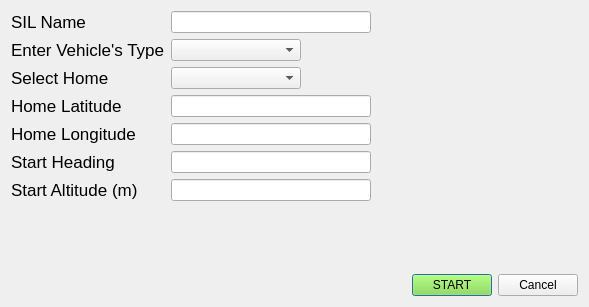
<?xml version="1.0" encoding="UTF-8"?>
<ui version="4.0">
 <class>Dialog</class>
 <widget class="QDialog" name="Dialog">
  <property name="geometry">
   <rect>
    <x>0</x>
    <y>0</y>
    <width>589</width>
    <height>307</height>
   </rect>
  </property>
  <property name="windowTitle">
   <string>Dialog</string>
  </property>
  <layout class="QVBoxLayout" name="verticalLayout">
   <item>
    <layout class="QFormLayout" name="formLayout">
     <property name="fieldGrowthPolicy">
      <enum>QFormLayout::ExpandingFieldsGrow</enum>
     </property>
     <property name="rowWrapPolicy">
      <enum>QFormLayout::WrapLongRows</enum>
     </property>
     <item row="1" column="0">
      <widget class="QLabel" name="label_nameinput">
       <property name="font">
        <font>
         <pointsize>13</pointsize>
        </font>
       </property>
       <property name="text">
        <string>Enter Vehicle's Type</string>
       </property>
      </widget>
     </item>
     <item row="1" column="1">
      <widget class="QComboBox" name="comboBox_type">
       <property name="minimumSize">
        <size>
         <width>130</width>
         <height>0</height>
        </size>
       </property>
      </widget>
     </item>
     <item row="2" column="0">
      <widget class="QLabel" name="label_select_home">
       <property name="font">
        <font>
         <pointsize>13</pointsize>
        </font>
       </property>
       <property name="text">
        <string>Select Home</string>
       </property>
      </widget>
     </item>
     <item row="2" column="1">
      <widget class="QComboBox" name="comboBox_select_home">
       <property name="minimumSize">
        <size>
         <width>130</width>
         <height>0</height>
        </size>
       </property>
      </widget>
     </item>
     <item row="3" column="0">
      <widget class="QLabel" name="label_home_lat">
       <property name="font">
        <font>
         <pointsize>13</pointsize>
        </font>
       </property>
       <property name="text">
        <string>Home Latitude</string>
       </property>
      </widget>
     </item>
     <item row="3" column="1">
      <widget class="QLineEdit" name="lineEdit_home_lat">
       <property name="maximumSize">
        <size>
         <width>200</width>
         <height>16777215</height>
        </size>
       </property>
      </widget>
     </item>
     <item row="4" column="0">
      <widget class="QLabel" name="label_home_lon">
       <property name="font">
        <font>
         <pointsize>13</pointsize>
        </font>
       </property>
       <property name="text">
        <string>Home Longitude</string>
       </property>
      </widget>
     </item>
     <item row="4" column="1">
      <widget class="QLineEdit" name="lineEdit_home_lon">
       <property name="maximumSize">
        <size>
         <width>200</width>
         <height>16777215</height>
        </size>
       </property>
      </widget>
     </item>
     <item row="5" column="0">
      <widget class="QLabel" name="label_start_heading">
       <property name="font">
        <font>
         <pointsize>13</pointsize>
        </font>
       </property>
       <property name="text">
        <string>Start Heading</string>
       </property>
      </widget>
     </item>
     <item row="5" column="1">
      <widget class="QLineEdit" name="lineEdit_start_heading">
       <property name="maximumSize">
        <size>
         <width>200</width>
         <height>16777215</height>
        </size>
       </property>
      </widget>
     </item>
     <item row="6" column="0">
      <widget class="QLabel" name="label_start_altitude">
       <property name="font">
        <font>
         <pointsize>13</pointsize>
        </font>
       </property>
       <property name="text">
        <string>Start Altitude (m)</string>
       </property>
      </widget>
     </item>
     <item row="6" column="1">
      <widget class="QLineEdit" name="lineEdit_start_altitude">
       <property name="maximumSize">
        <size>
         <width>200</width>
         <height>16777215</height>
        </size>
       </property>
      </widget>
     </item>
     <item row="0" column="0">
      <widget class="QLabel" name="label_sil_name">
       <property name="font">
        <font>
         <pointsize>13</pointsize>
        </font>
       </property>
       <property name="text">
        <string>SIL Name</string>
       </property>
      </widget>
     </item>
     <item row="0" column="1">
      <widget class="QLineEdit" name="lineEdit_sil_name">
       <property name="maximumSize">
        <size>
         <width>200</width>
         <height>16777215</height>
        </size>
       </property>
      </widget>
     </item>
    </layout>
   </item>
   <item>
    <layout class="QHBoxLayout" name="horizontalLayout">
     <item>
      <spacer name="horizontalSpacer">
       <property name="orientation">
        <enum>Qt::Horizontal</enum>
       </property>
       <property name="sizeHint" stdset="0">
        <size>
         <width>40</width>
         <height>20</height>
        </size>
       </property>
      </spacer>
     </item>
     <item>
      <widget class="QPushButton" name="pushButton_start">
       <property name="styleSheet">
        <string notr="true">background-color: rgb(138, 226, 52);</string>
       </property>
       <property name="text">
        <string>START</string>
       </property>
      </widget>
     </item>
     <item>
      <widget class="QPushButton" name="pushButton_cancel">
       <property name="text">
        <string>Cancel</string>
       </property>
      </widget>
     </item>
    </layout>
   </item>
  </layout>
 </widget>
 <resources/>
 <connections/>
</ui>
